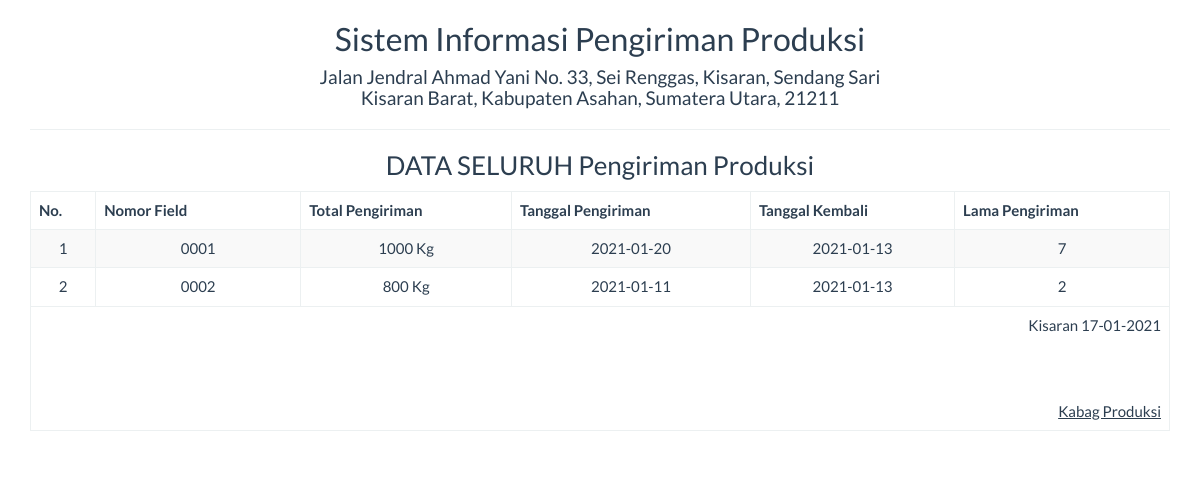
The app's page /report/pengiriman_produksi_semua.php with its own data.
### tables this page shows
CREATE TABLE `pengiriman_produksi` (
  `no_field` varchar(50) NOT NULL,
  `pengirim` varchar(50) NOT NULL,
  `tgl_pengiriman` date NOT NULL,
  `tgl_kembali_pengiriman` date NOT NULL,
  `lama_pengiriman` int(10) NOT NULL,
  `keterangan` varchar(100) NOT NULL,
  `id` int(5) NOT NULL
);

### report/pengiriman_produksi_semua.php (the view, shortened to what this page needs)
<!DOCTYPE html>
<html>
    <head>
        <link href="../Assets/css/bootstrap.min.css" rel="stylesheet" type="text/css"/>
    </head>
    <body onload="print()">
        <?php
        include '../config/koneksi.php';
        ?>
        <div class="container">
            <div class='row'>
                <div class="col-sm-12">
                    <div class="text-center">
                        <h2>Sistem Informasi Pengiriman Produksi </h2>
                        <h4>Jalan Jendral Ahmad Yani No. 33, Sei Renggas, Kisaran, Sendang Sari <br> Kisaran Barat, Kabupaten Asahan, Sumatera Utara, 21211</h4>
                        <hr>
                        <h3>DATA SELURUH Pengiriman Produksi</h3>
                        <table class="table table-bordered table-striped table-hover">
                        <tbody>
                                <thead>
								<tr>
									<th>No.</th><th width="18%">Nomor Field</th><th>Total Pengiriman</th><th>Tanggal Pengiriman</th><th>Tanggal Kembali</th><th>Lama Pengiriman</th>
								</tr>
								</thead>
							<tbody>
                            <?php
                            $sql = "SELECT * FROM pengiriman_produksi";
                            $query = mysqli_query($koneksi, $sql) or die("SQL Anda Salah");
                            $nomor = 0;
                            while ($data = mysqli_fetch_array($query)) {
                                $nomor++;
                                ?>
                                <tr>
                                    <td><?= $nomor ?></td>
                                    <td><?= $data['no_field'] ?></td>
									                  <td><?= $data['pengirim'] ?></td>
                                    <td><?= $data['tgl_pengiriman'] ?></td>
                                    <td><?= $data['tgl_kembali_pengiriman'] ?></td>
                                    <td><?= $data['lama_pengiriman'] ?></td>
                                </tr>
                            <?php } ?>
							</tbody>
                        </tbody>
                            <tfoot>
                                <tr>
                                    <td colspan="8" class="text-right">
                                        Kisaran  <?= date("d-m-Y") ?>
                                        <br><br><br><br>
                                        <u>Kabag Produksi<strong></u><br>
									</td>
								</tr>
							</tfoot>
                        </table>
                    </div>
                </div>
            </div>
    </body>
</html>

### records on screen
pengiriman_produksi: no_field "0001", pengirim "1000 Kg", tgl_pengiriman "2021-01-20", tgl_kembali_pengiriman "2021-01-13", lama_pengiriman "7"
pengiriman_produksi: no_field "0002", pengirim "800 Kg", tgl_pengiriman "2021-01-11", tgl_kembali_pengiriman "2021-01-13", lama_pengiriman "2"
